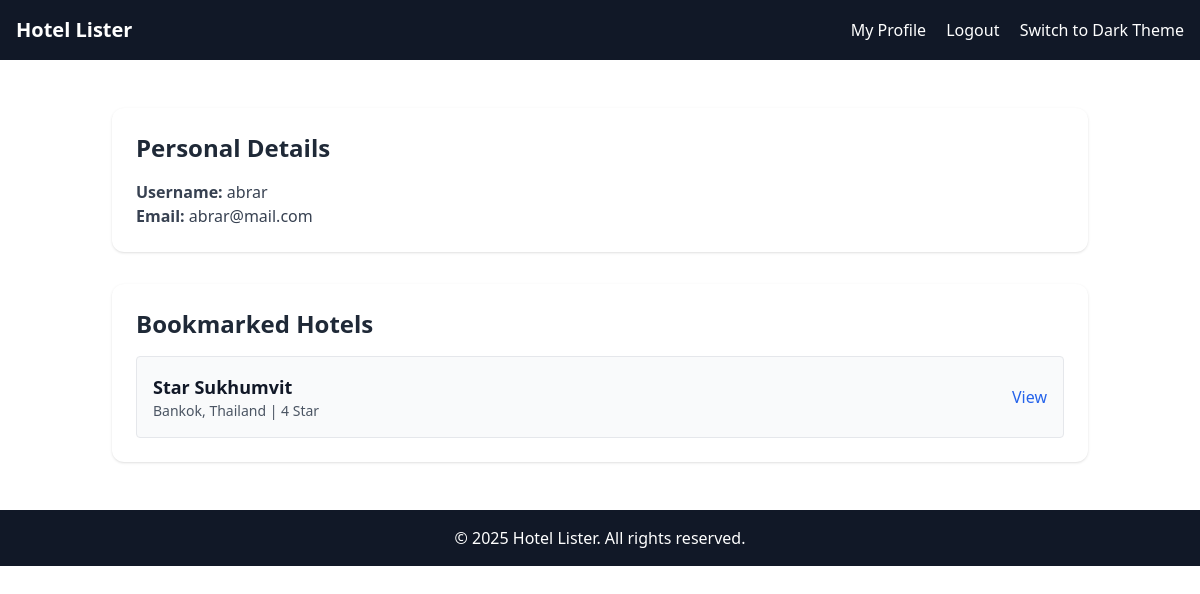
Screenshot of /profile/ (signed in) with the database file from the repository.
### home/models.py (models this page shows, shortened)
class BaseModel(models.Model):
    uid = models.UUIDField(default=uuid.uuid4, editable=False, primary_key=True)
    created_at = models.DateTimeField(auto_now_add=True)
    updated_at = models.DateTimeField(auto_now=True)
    class Meta:
        abstract = True

class Hotel(BaseModel):
    hotel_name = models.CharField(max_length=200)
    description = models.TextField()
    price = models.DecimalField(max_digits=10, decimal_places=2)
    star_rating = models.IntegerField(choices=[(i, f"{i} Star") for i in range(1, 6)])
    location = models.CharField(max_length=100)
    amenities = models.ManyToManyField(Amenity, related_name="hotels")
    room_count = models.IntegerField(default=10)

### home/views.py (the view)
# urls.py: path('profile/', profile, name='profile'),
@login_required
def profile(request):
    bookmarks = HotelBookmark.objects.filter(user=request.user).select_related('hotel')
    bookmarked_hotels = [bookmark.hotel for bookmark in bookmarks]
    return render(request, 'profile.html', {
        'user': request.user,
        'bookmarked_hotels': bookmarked_hotels,
    })

### home/templates/profile.html (shortened to what this page needs)
{% extends 'base.html' %}
{% block content %}
<div class="max-w-5xl mx-auto p-6 space-y-8">
  <div class="bg-white dark:bg-gray-800 rounded-xl shadow p-6">
    <h2 class="text-2xl font-semibold mb-4 text-gray-800 dark:text-white">Personal Details</h2>
    <p class="text-gray-700 dark:text-gray-300"><strong>Username:</strong> {{ user.username }}</p>
    <p class="text-gray-700 dark:text-gray-300"><strong>Email:</strong> {{ user.email }}</p>
  </div>
  <div class="bg-white dark:bg-gray-800 rounded-xl shadow p-6">
    <h2 class="text-2xl font-semibold mb-4 text-gray-800 dark:text-white">Bookmarked Hotels</h2>
    {% if bookmarked_hotels %}
      <div class="space-y-4">
        {% for hotel in bookmarked_hotels %}
          <div class="p-4 border dark:border-gray-700 rounded flex justify-between items-center bg-gray-50 dark:bg-gray-700">
            <div>
              <h3 class="text-lg font-bold text-gray-900 dark:text-white">{{ hotel.hotel_name }}</h3>
              <p class="text-sm text-gray-600 dark:text-gray-300">{{ hotel.location }} | {{ hotel.star_rating }} Star</p>
            </div>
            <a href="{% url 'hotel_detail' hotel.uid %}" class="text-blue-600 hover:underline">View</a>
          </div>
        {% endfor %}
      </div>
    {% else %}
      <p class="text-gray-600 dark:text-gray-300">No bookmarks yet. Browse hotels and click the heart icon to add bookmarks.</p>
    {% endif %}
  </div>
</div>
{% endblock %}

### rows the page displays
Hotel: hotel_name "Star Sukhumvit", location "Bankok, Thailand", star_rating "4"

### other values shown
{{ user.username }} "abrar"
{{ user.email }} "abrar@mail.com"
